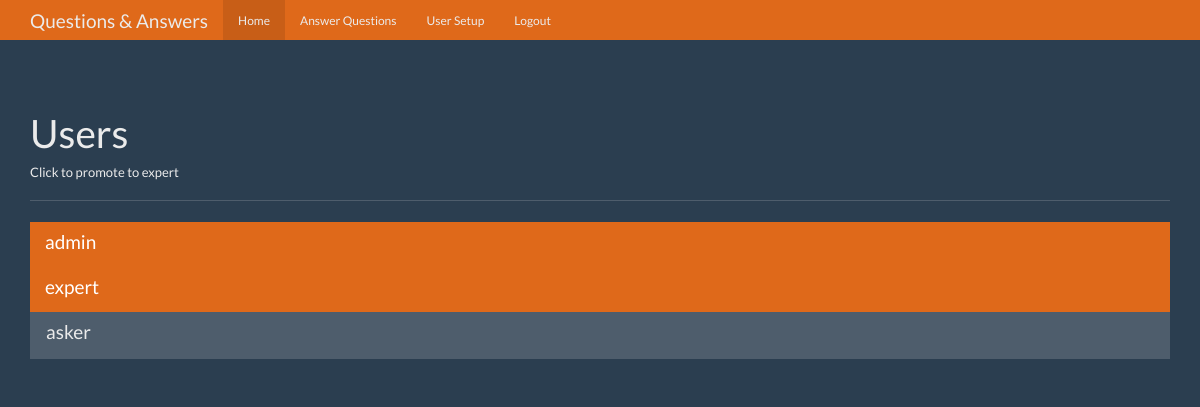
The app's page /users (signed in) with its own data.
### tables this page shows
CREATE TABLE users (
id integer primary key autoincrement,
name text not null,
password text not null,
expert boolean not null,
admin boolean not null );

### app.py (the view)
@app.route('/users')
def users():
	user = get_current_user()
	db = get_db()
	users_cursor = db.execute('SELECT id, name, expert, admin FROM users')
	users_results = users_cursor.fetchall() # list of users sqlite row object
	return render_template('users.html',user=user, users=users_results)

### app.py (called while the page is built)
def get_current_user():
	user = None #local variable
	if 'user' in session.keys(): #if user key in session
		user = session['user'] #ie "admin"
		db = get_db()
		user_cursor = db.execute('SELECT id, name, password, expert, admin FROM users WHERE name = ?', [user])
		user_result = user_cursor.fetchone()
		return user_result #record from the database

### database.py (called while the page is built)
def connect_db():
	sql = sqlite3.connect('C:/Users/Owner/Desktop/Question/questions.db')
	sql.row_factory = sqlite3.Row
	return sql

def get_db():
	if not hasattr(g, 'sqlite_db'):
		g.sqlite_db = connect_db()
	return g.sqlite_db

### templates/users.html (shortened to what this page needs)
<!DOCTYPE html>
<html lang="en">
  <head>
    <link href="{{ url_for('static', filename='bootstrap.min.css') }}" rel="stylesheet">
    <link href="{{ url_for('static', filename='theme.css') }}" rel="stylesheet">
  </head>
  <body>
    <nav class="navbar navbar-inverse navbar-fixed-top">
      <div class="container">
        <div class="navbar-header">
          <a class="navbar-brand" href="#">Questions & Answers</a>
        </div>
        <div id="navbar" class="navbar-collapse collapse">
         <ul class="nav navbar-nav">
            <li class="active"><a href="{{ url_for('index') }}">Home</a></li>
            {% if user and user['expert'] == 1 %}
            <li><a href="{{ url_for('answer') }}">Answer Questions</a></li>
            {% endif %}
            {% if user and user['admin'] == 1 %}
            <li><a href="{{ url_for('users') }}">User Setup</a></li>
            {% endif %}
            {% if user %}
            <li><a href="{{ url_for('logout') }}">Logout</a></li>
            {% endif %}
          </ul>
        </div>
      </div>
    </nav>
    <div class="container theme-showcase" role="main">
      <div class="page-header">
        <h1>Users</h1>
        <h6>Click to promote to expert</h6>
      </div>
      <div class="row">
        <div class="col-lg-12">
          <div class="list-group">
            {% for user in users %}
            <a href="{{ url_for('promote', user_id=user['id']) }}" class="list-group-item {% if user['expert'] == 1 %} active {% endif %} ">
            <h4 class="list-group-item-heading">{{ user['name'] }}</h4>
          </a>
              {% endfor %}
          </div>
        </div>
      </div>
    </div>
  </body>
</html>

### static/theme.css (style rules this page uses)
body { padding-top: 70px; padding-bottom: 30px; }

### records on screen
users: name "admin"
users: name "expert"
users: name "asker"
